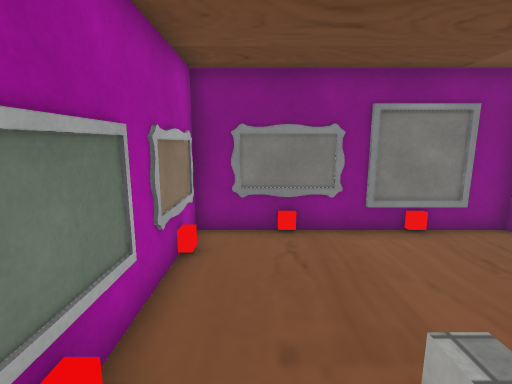
view 1 (above)

17 first-person views from a walk through a 3-D level made in the Unity game engine. The camera is 1.5 m above the floor, tilts 10° down and sees 85° across. The floor is counted in squares, 0.6 m on a side. Each view is taken from the middle of a square. On the plan, view 1 faces up. The plan holds only what a view shows up to about 18 squares ahead; the rest is blank. The player character is not drawn. Some surface patterns are stand-ins.

view 2
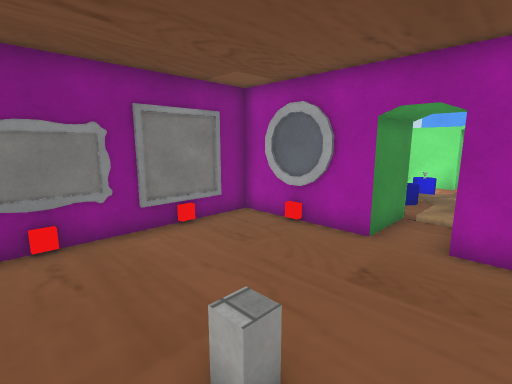

view 3
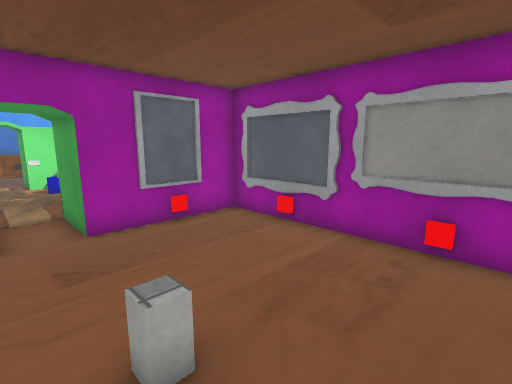

view 4
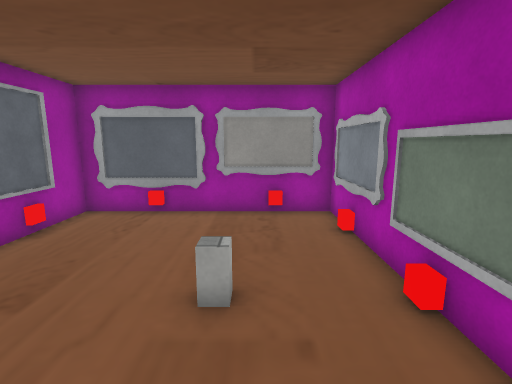

view 5
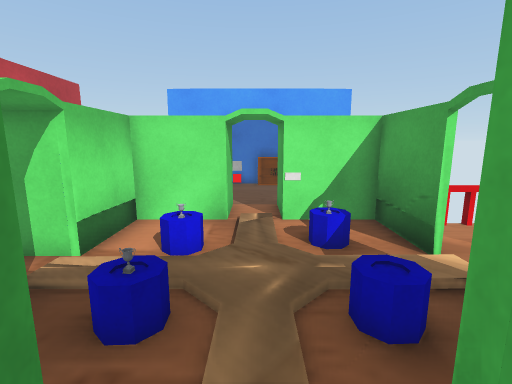

view 6
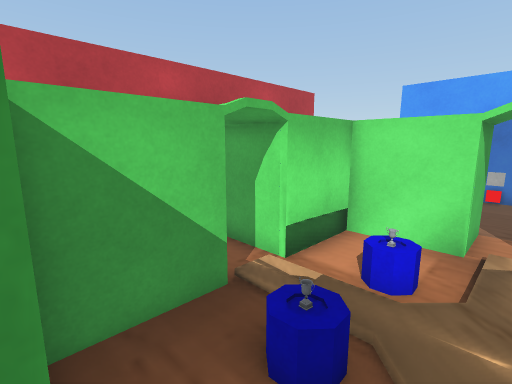

view 7
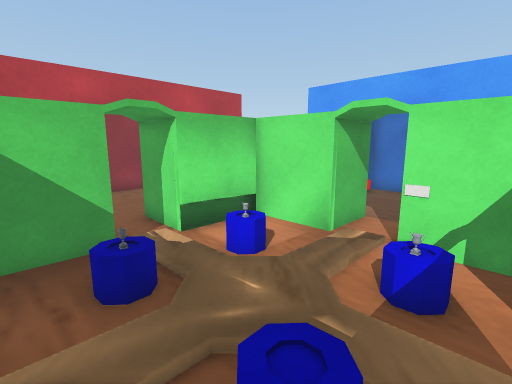

view 8
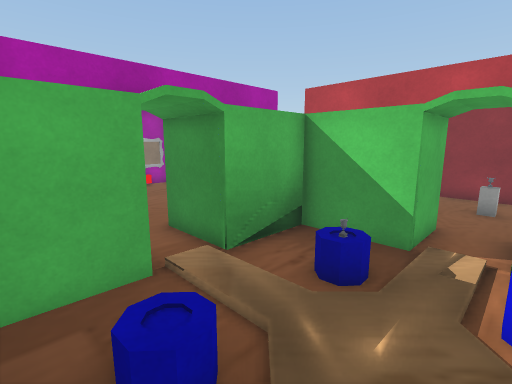

view 9
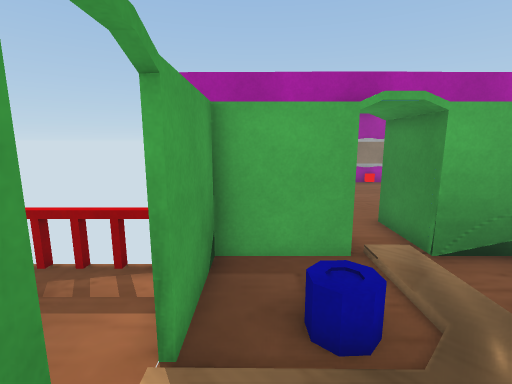

view 10
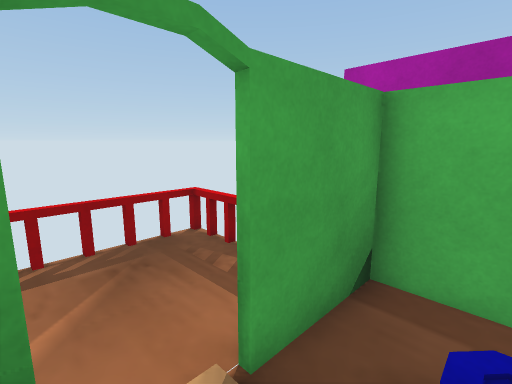

view 11
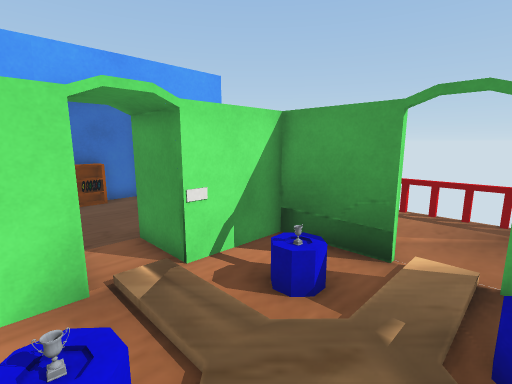

view 12
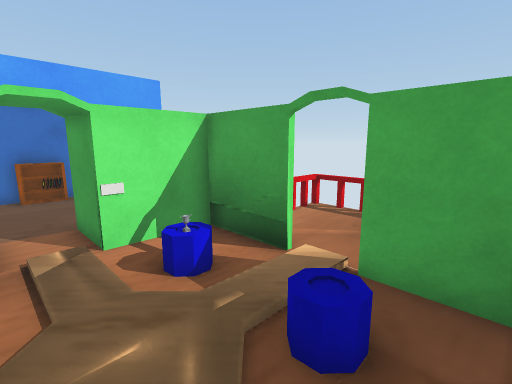

view 13
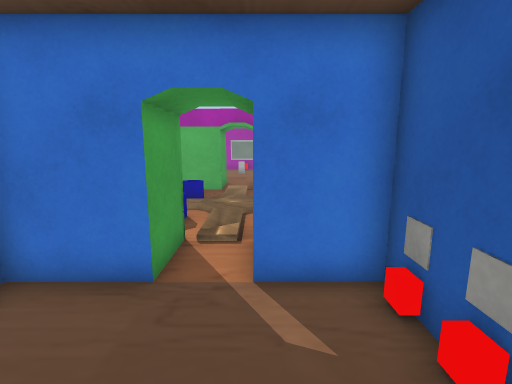

view 14
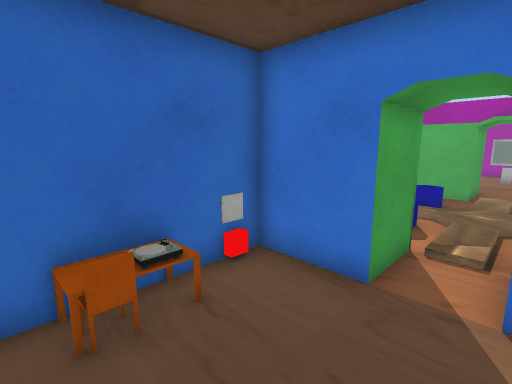

view 15
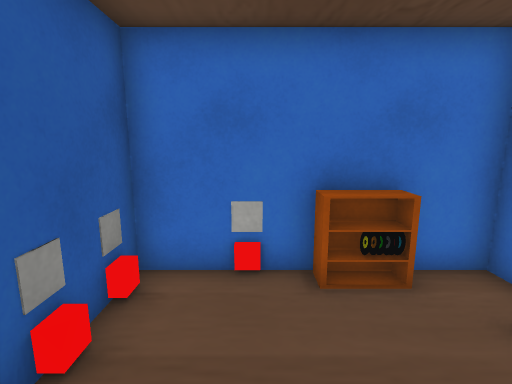

view 16
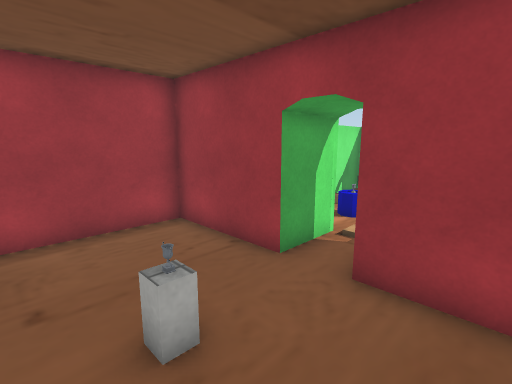

view 17
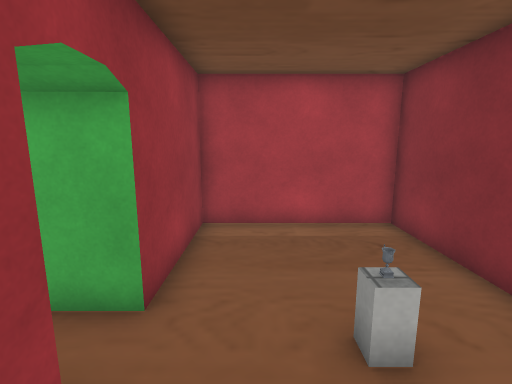

### Floor plan
Key: @ floor where view 1 was taken; # wall or solid block; . floor; / step, stairs or slope; = window, fence, low wall or low ledge; O other object.
Columns run from 2 left of view 1 to 26 right of it. Each row starts with its distance up from view 1.
 14            #########
 13            #.........#
 12            #....O....#
 11            #....O....#
 10            #.........#
  9            #.........#
  8 ###O##OO## #####.#####
  7 #..O.....#     #.#
  6 O........#  ####.####
  5 #........#  #.......# #######
  4 #........#  #.//.//.# #.....#
  3 #........####.......###.....O
  2 O..OO......................=#
  1 #........####.......###....=#
  0 #.@......#  #..O..O.# #.. ==#
 -1 #........#  #.......# #######
 -2 O........#  ####/####
 -3 #........#  #=.....
 -4 ##OO##OO##  #=.....=
 -5             #=.....=
 -6             #=.....=
 -7              =======

Where each view was taken, in squares from view 1:
view 1: 0 up, 0 right, facing up
view 2: 0 up, 0 right, facing up-right
view 3: 3 up, 1 left, facing down-right
view 4: 6 up, 1 right, facing down
view 5: 2 up, 9 right, facing right
view 6: 2 up, 10 right, facing up-right
view 7: 1 down, 11 right, facing up-right
view 8: 1 down, 15 right, facing up-left
view 9: 1 down, 16 right, facing left
view 10: 0 up, 15 right, facing down-left
view 11: 4 up, 13 right, facing down-right
view 12: 3 up, 11 right, facing down-right
view 13: 3 up, 25 right, facing left
view 14: 3 up, 25 right, facing down-left
view 15: 3 up, 21 right, facing right
view 16: 13 up, 11 right, facing down-right
view 17: 10 up, 17 right, facing left
